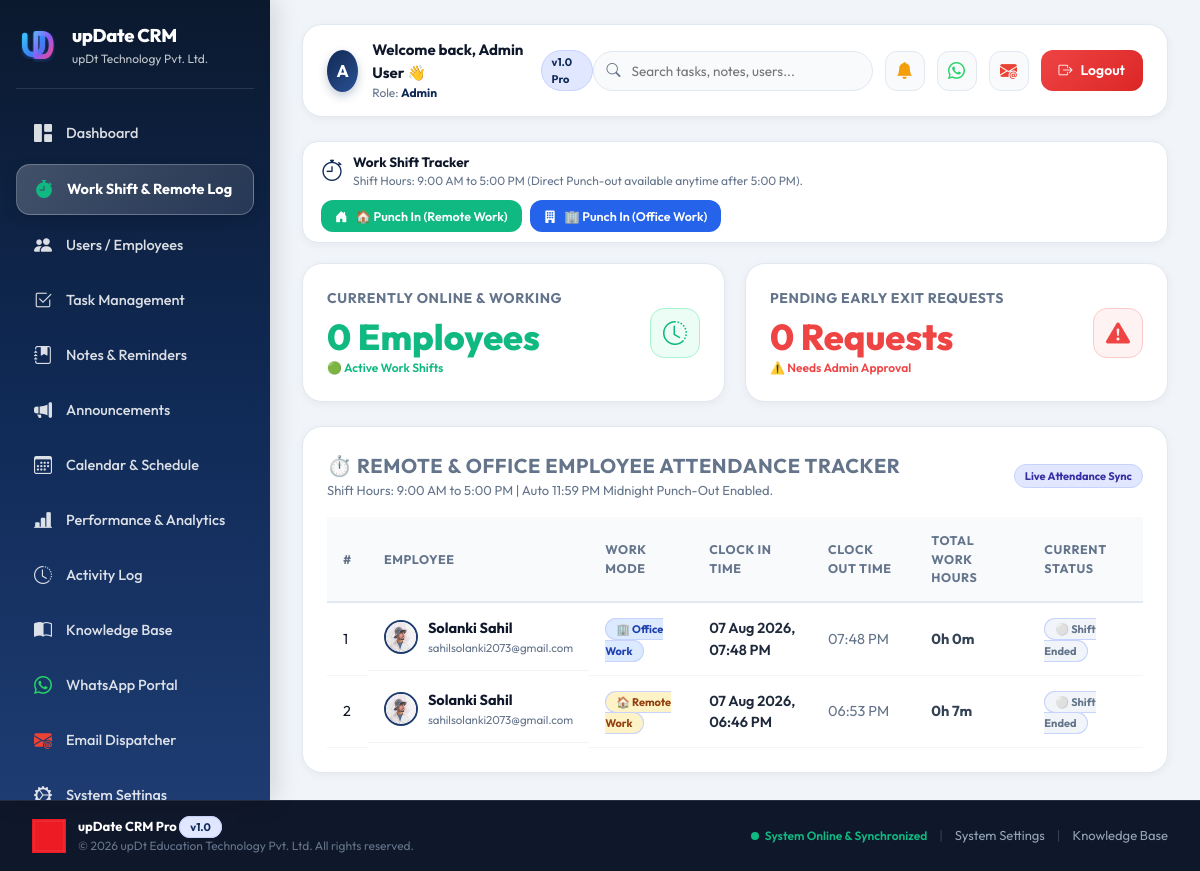
The app's page /admin/attendance.php (signed in) with its own data.
### tables this page shows
CREATE TABLE `attendance_logs` (
  `id` int(11) NOT NULL AUTO_INCREMENT,
  `user_id` int(11) NOT NULL,
  `work_mode` varchar(20) DEFAULT 'remote',
  `clock_in` datetime NOT NULL,
  `clock_out` datetime DEFAULT NULL,
  `total_minutes` int(11) DEFAULT 0,
  `status` varchar(20) DEFAULT 'active',
  `tasks_done` text DEFAULT NULL,
  `created_at` timestamp NOT NULL DEFAULT current_timestamp(),
  PRIMARY KEY (`id`)
);

CREATE TABLE `users` (
  `id` int(11) NOT NULL AUTO_INCREMENT,
  `name` varchar(100) NOT NULL,
  `email` varchar(100) NOT NULL,
  `password` varchar(255) NOT NULL,
  `phone` varchar(20) DEFAULT NULL,
  `status` enum('active','inactive') DEFAULT 'active',
  `role` enum('admin','user') DEFAULT 'user',
  `department` varchar(80) DEFAULT NULL,
  `designation` varchar(80) DEFAULT NULL,
  `emp_id` varchar(30) DEFAULT NULL,
  `joining_date` date DEFAULT NULL,
  `emergency_contact` varchar(100) DEFAULT NULL,
  `emergency_phone` varchar(30) DEFAULT NULL,
  `address` text DEFAULT NULL,
  `bio` text DEFAULT NULL,
  `profile_pic` varchar(255) DEFAULT NULL,
  PRIMARY KEY (`id`),
  UNIQUE KEY `email` (`email`)
);

### admin/attendance.php (the view, shortened to what this page needs)
<?php
include __DIR__."/../includes/header.php";
$pendingRequests = $conn->query("
    SELECT a.*, u.name, u.email, u.phone, u.profile_pic
    FROM attendance_logs a
    JOIN users u ON a.user_id = u.id
    WHERE a.status = 'pending_approval'
    ORDER BY a.id DESC
");
$shifts = $conn->query("
    SELECT a.*, u.name, u.email, u.department, u.role, u.profile_pic
    FROM attendance_logs a
    JOIN users u ON a.user_id = u.id
    ORDER BY a.clock_in DESC
    LIMIT 30
");
$onlineRes = $conn->query("SELECT COUNT(DISTINCT user_id) c FROM attendance_logs WHERE status='active'");
$onlineCount = $onlineRes ? ($onlineRes->fetch_assoc()['c'] ?? 0) : 0;
?>
<div class="grid">
    <div class="card" style="display:flex; justify-content:space-between; align-items:center;">
        <div>
            <h3>Currently Online & Working</h3>
            <div class="metric" style="color:#10b981;"><?php echo $onlineCount; ?> Employees</div>
            <div style="font-size:12px; color:#10b981; margin-top:4px; font-weight:600;">🟢 Active Work Shifts</div>
        </div>
        <div style="width:50px; height:50px; border-radius:14px; background:#ecfdf5; border:1px solid #a7f3d0; color:#10b981; display:flex; align-items:center; justify-content:center; font-size:24px;">
            <i class="bi bi-clock-history"></i>
        </div>
    </div>
    <div class="card" style="display:flex; justify-content:space-between; align-items:center;">
        <div>
            <h3>Pending Early Exit Requests</h3>
            <div class="metric" style="color:#ef4444;"><?php echo $pendingRequests ? $pendingRequests->num_rows : 0; ?> Requests</div>
            <div style="font-size:12px; color:#ef4444; margin-top:4px; font-weight:600;">⚠️ Needs Admin Approval</div>
        </div>
        <div style="width:50px; height:50px; border-radius:14px; background:#fef2f2; border:1px solid #fecaca; color:#ef4444; display:flex; align-items:center; justify-content:center; font-size:24px;">
            <i class="bi bi-exclamation-triangle-fill"></i>
        </div>
    </div>
</div>
<div class="card">
    <div style="display:flex; justify-content:space-between; align-items:center; margin-bottom:16px;">
        <div>
            <h3 style="font-size:20px; margin:0;">⏱️ Remote & Office Employee Attendance Tracker</h3>
            <div style="font-size:13px; color:var(--text-muted); font-weight:400;">Shift Hours: 9:00 AM to 5:00 PM | Auto 11:59 PM Midnight Punch-Out Enabled.</div>
        </div>
        <span class="badge" style="background:#e0e7ff; color:#3730a3;">Live Attendance Sync</span>
    </div>
    <table>
        <thead>
            <tr>
                <th>#</th>
                <th>Employee</th>
                <th>Work Mode</th>
                <th>Clock In Time</th>
                <th>Clock Out Time</th>
                <th>Total Work Hours</th>
                <th>Current Status</th>
            </tr>
        </thead>
        <tbody>
        <?php $i=1; if ($shifts && $shifts->num_rows > 0): while($s = $shifts->fetch_assoc()):
            $isActive = ($s['status'] === 'active');
            $isPending = ($s['status'] === 'pending_approval');
            $isAuto = ($s['status'] === 'completed_auto');
            $mins = $s['total_minutes'] ?? 0;
            $durationStr = $isActive ? 'Currently Working...' : ($isPending ? 'Approval Pending' : (floor($mins / 60) . "h " . ($mins % 60) . "m"));
        ?>
            <tr>
                <td><?php echo $i++; ?></td>
                <td style="display:flex; align-items:center; gap:10px;">
                    <?php if (!empty($s['profile_pic']) && file_exists(__DIR__ . '/../uploads/profiles/' . $s['profile_pic'])): ?>
                        <img src="../uploads/profiles/<?php echo urlencode($s['profile_pic']); ?>" style="width:34px; height:34px; border-radius:50%; object-fit:cover; border:2px solid <?php echo $isActive?'#10b981':'#1e3c72'; ?>;" alt="Avatar">
                    <?php else: ?>
                        <div class="avatar-sm" style="width:34px; height:34px; font-size:14px; background:<?php echo $isActive?'#10b981':'#1e3c72'; ?>;">
                            <?php echo strtoupper(substr($s['name'], 0, 1)); ?>
                        </div>
                    <?php endif; ?>
                    <div>
                        <div style="font-weight:700; color:var(--text-dark);"><?php echo htmlspecialchars($s['name']); ?></div>
                        <div style="font-size:11.5px; color:var(--text-muted);"><?php echo htmlspecialchars($s['email']); ?></div>
                    </div>
                </td>
                <td>
                    <span class="badge" style="background:<?php echo $s['work_mode']==='remote'?'#fef3c7':'#dbeafe'; ?>; color:<?php echo $s['work_mode']==='remote'?'#92400e':'#1e40af'; ?>; text-transform:capitalize;">
                        <?php echo $s['work_mode']==='remote'?'🏠 Remote Work':'🏢 Office Work'; ?>
                    </span>
                </td>
                <td style="font-weight:600; color:#1e293b;"><?php echo date('d M Y, h:i A', strtotime($s['clock_in'])); ?></td>
                <td style="color:#64748b;"><?php echo $s['clock_out'] ? date('h:i A', strtotime($s['clock_out'])) : '—'; ?></td>
                <td style="font-weight:700; color:<?php echo $isActive?'#10b981':'#334155'; ?>;"><?php echo $durationStr; ?></td>
                <td>
                    <?php if ($isActive): ?>
                        <span class="badge" style="background:#d1fae5; color:#065f46;">🟢 Active Online</span>
                    <?php elseif ($isPending): ?>
                        <span class="badge" style="background:#fee2e2; color:#991b1b;">⚠️ Approval Pending</span>
                    <?php elseif ($isAuto): ?>
                        <span class="badge" style="background:#f3e8ff; color:#6b21a8;">🌙 Auto 11:59 PM Punched Out</span>
                    <?php else: ?>
                        <span class="badge" style="background:#f1f5f9; color:#64748b;">⚪ Shift Ended</span>
                    <?php endif; ?>
                </td>
            </tr>
        <?php endwhile; else: ?>
            <tr><td colspan="7" style="text-align:center; color:#777; padding:20px;">No attendance work shifts recorded yet.</td></tr>
        <?php endif; ?>
        </tbody>
    </table>
</div>
<?php include __DIR__."/../includes/footer.php"; ?>

### assets/css/style.css (style rules this page uses)
:root { --brand-primary: #102a56; --brand-gradient: linear-gradient(135deg, #102a56 0%, #1e3c72 50%, #2a5298 100%); --bg-main: #f1f5f9; --card-bg: #ffffff; --text-dark: #0f172a; --text-muted: #64748b; --border-light: #e2e8f0; --accent-blue: #2563eb; --accent-emerald: #10b981; --accent-rose: #ef4444; --accent-amber: #f59e0b; --shadow-sm: 0 2px 10px rgba(15, 23, 42, 0.05); --shadow-md: 0 12px 28px -6px rgba(15, 23, 42, 0.09); }
* { box-sizing: border-box; margin: 0; padding: 0; }
body { font-family: 'Outfit', -apple-system, BlinkMacSystemFont, 'Segoe UI', Roboto, sans-serif; background: var(--bg-main); color: var(--text-dark); font-size: 15px; line-height: 1.5; -webkit-font-smoothing: antialiased; }
.badge { font-size: 11px; background: #e0e7ff; border: 1px solid #c7d2fe; color: var(--brand-primary); padding: 3px 10px; border-radius: 999px; font-weight: 700; }
.grid { display: grid; grid-template-columns: repeat(auto-fit, minmax(230px, 1fr)); gap: 20px; margin-bottom: 24px; }
.card { background: var(--card-bg); border: 1px solid var(--border-light); border-radius: 20px; padding: 24px; box-shadow: var(--shadow-sm); transition: transform 0.2s, box-shadow 0.2s; }
.card h3 { margin: 0 0 10px 0; font-size: 14px; text-transform: uppercase; letter-spacing: 0.6px; color: var(--text-muted); font-weight: 700; }
.metric { font-size: 36px; font-weight: 800; color: var(--brand-primary); line-height: 1; }
table { width: 100%; border-collapse: collapse; margin-top: 12px; }
th { background: #f8fafc; color: var(--text-muted); font-size: 12.5px; font-weight: 700; text-transform: uppercase; letter-spacing: 0.6px; padding: 14px 16px; text-align: left; border-bottom: 2px solid var(--border-light); }
td { padding: 14px 16px; border-bottom: 1px solid #f1f5f9; font-size: 14.5px; vertical-align: middle; }

### records on screen
attendance_logs: user.profile_pic (picture), user.name "Solanki Sahil", user.email "sahilsolanki2073@gmail.com", work_mode "🏢 Office Work", clock_in "07 Aug 2026, 07:48 PM", clock_out "07:48 PM", durationStr "0h 0m", shows "⚪ Shift Ended"
attendance_logs: user.profile_pic (picture), user.name "Solanki Sahil", user.email "sahilsolanki2073@gmail.com", work_mode "🏠 Remote Work", clock_in "07 Aug 2026, 06:46 PM", clock_out "06:53 PM", durationStr "0h 7m", shows "⚪ Shift Ended"

### other values on screen
substr($name, 0, 1) "A"
$name "Admin User"
$role "Admin"
$onlineCount "0"
$pendingRequests->num_rows "0"
